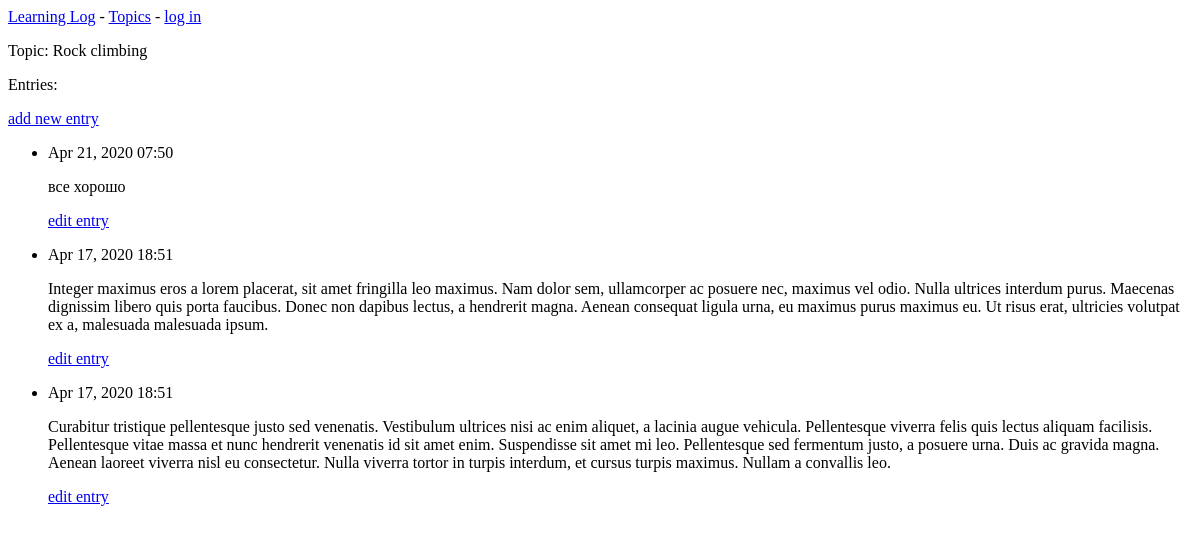
The app's page /topic/2/, older data.
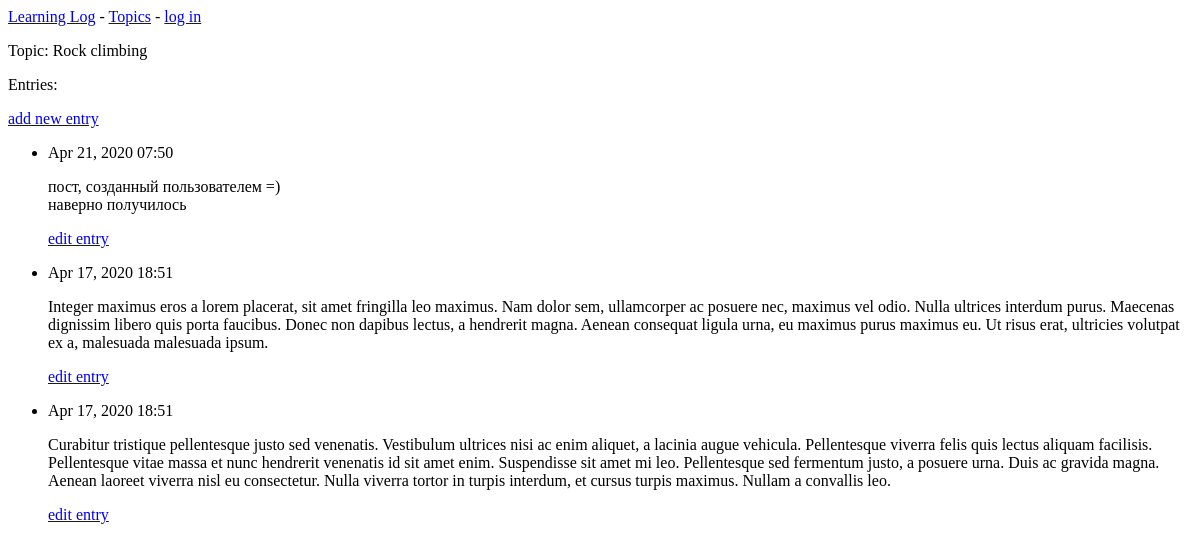
The same page, newer data.
### learning_logs/models.py (models this page shows, shortened)
class Entry(models.Model):
    topic = models.ForeignKey(Topic, on_delete=models.CASCADE)
    text = models.TextField()
    data_added = models.DateTimeField(auto_now_add=True)
    class Meta:
        verbose_name_plural = 'entries'

### learning_logs/views.py (the view)
# urls.py: re_path(r'^topic/(?P<topic_id>\d+)/$', views.topic, name='topic'),
def topic(request, topic_id):
    topic = Topic.objects.get(id=topic_id)
    entries = topic.entry_set.order_by('-data_added')
    context = {
        'topic':topic,
        'entries':entries
    }
    return render(request, 'learning_logs/topic.html', context)

### learning_logs/models.py (called while the page is built)
    def __str__(self):
        return self.text

### learning_logs/templates/learning_logs/topic.html
{% extends 'learning_logs/base.html' %}
{% block content %}
    <p>Topic: {{ topic }}</p>
    <p>Entries:</p>
    <p>
        <a href="{% url 'learning_logs:new_entry' topic.id %}">add new entry</a>
    </p>
    <ul>
        {% if entries %}
            {% for entry in entries %}
            <li>
                <p>{{ entry.data_added|date:'M d, Y H:i' }}</p>
                <p>{{ entry.text|linebreaks }}</p>
                <p>
                    <a href="{% url 'learning_logs:edit_entry' entry.id %}">edit entry</a>
                </p>
            </li>
            {% endfor %}
        {% else %}
        <li>
            <p>There are not entries for this topic yet.</p>
        </li>
        {% endif %}
    </ul>
{% endblock %}

Row changes from the older to the newer data that the page shows:
changed Entry: text "все хорошо" → "пост, созданный пользователем =) наверно получилось"
